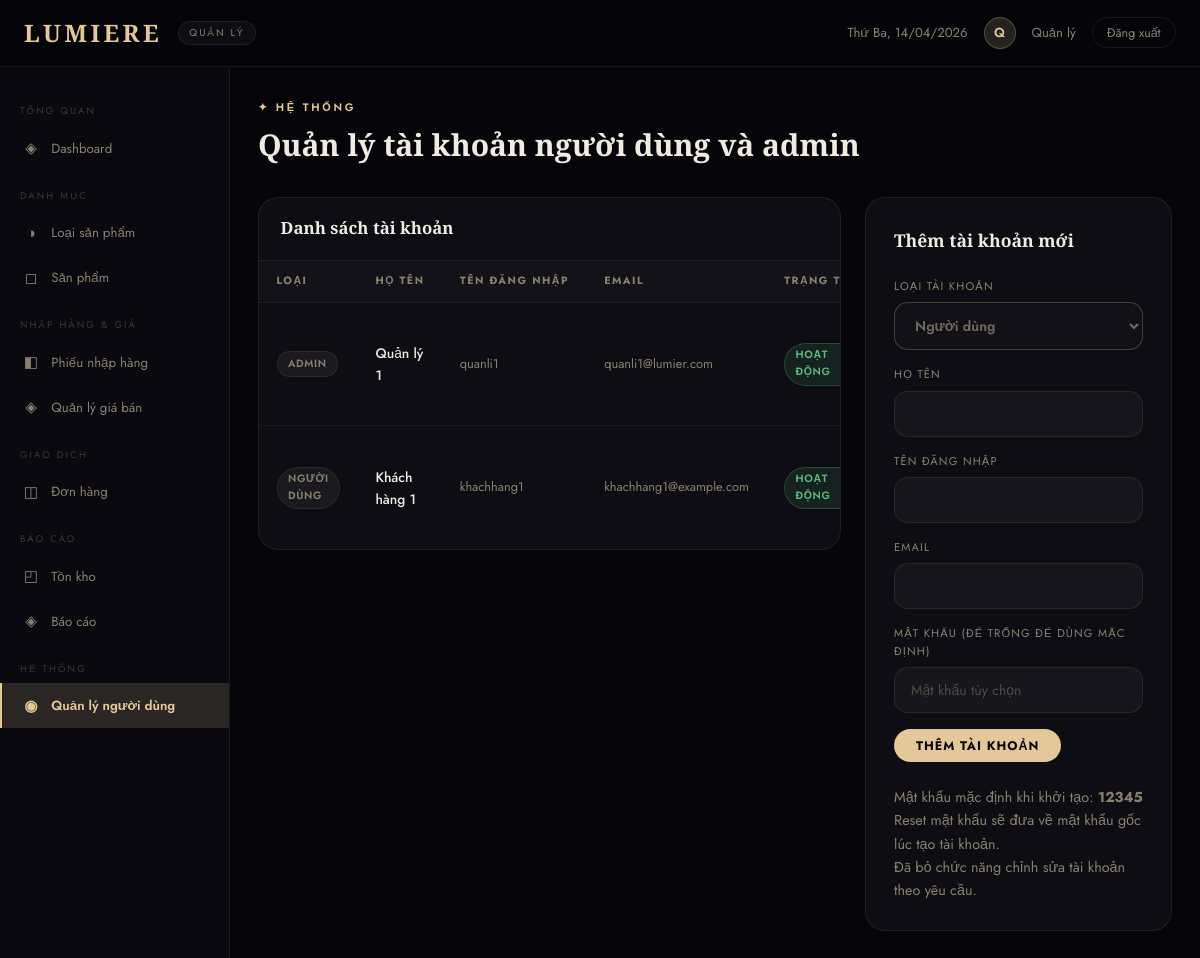
Screenshot of /admin/index.php?page=users (signed in) with the database file from the repository.
### tables this page shows
CREATE TABLE `users` (
  `id` INT UNSIGNED NOT NULL AUTO_INCREMENT PRIMARY KEY,
  `full_name` VARCHAR(255) NOT NULL,
  `username` VARCHAR(100) NOT NULL UNIQUE,
  `email` VARCHAR(255) NOT NULL UNIQUE,
  `password_hash` VARCHAR(255) NOT NULL,
  `original_password` VARCHAR(255) DEFAULT NULL,
  `phone` VARCHAR(20) DEFAULT NULL,
  `address` TEXT DEFAULT NULL,
  `ward` VARCHAR(100) DEFAULT NULL,
  `district` VARCHAR(100) DEFAULT NULL,
  `city` VARCHAR(100) DEFAULT NULL,
  `status` ENUM('active', 'locked', 'inactive') DEFAULT 'active',
  `created_at` TIMESTAMP DEFAULT CURRENT_TIMESTAMP,
  `updated_at` TIMESTAMP DEFAULT CURRENT_TIMESTAMP ON UPDATE CURRENT_TIMESTAMP,
  INDEX `idx_username` (`username`),
  INDEX `idx_email` (`email`),
  INDEX `idx_status` (`status`)
);

### admin/admin-users.php (the view, shortened to what this page needs)
<?php
require_once __DIR__ . '/../setup_db.php';
    ?>
    <?php
$defaultPassword = '12345';
$customerUsers = $pdo->query("SELECT id, full_name, username, email, status, created_at, 'customer' AS account_scope FROM users ORDER BY id DESC")->fetchAll(PDO::FETCH_ASSOC);
$adminUsers = $pdo->query("SELECT id, full_name, username, email, status, created_at, 'admin' AS account_scope FROM admin_users ORDER BY id DESC")->fetchAll(PDO::FETCH_ASSOC);
$accounts = array_merge($adminUsers, $customerUsers);
usort($accounts, static function (array $a, array $b): int {
    return strcmp((string)($b['created_at'] ?? ''), (string)($a['created_at'] ?? ''));
});
function accountScopeLabel(string $scope): string
{
    return $scope === 'admin' ? 'Admin' : 'Người dùng';
}
function statusLabel(string $status, string $scope): string
{
    if ($scope === 'admin') {
        return $status === 'active' ? 'Hoạt động' : 'Đã khóa';
    }
    return in_array($status, ['active'], true) ? 'Hoạt động' : 'Đã khóa';
}
function statusBadge(string $status, string $scope): string
{
    if ($scope === 'admin') {
        return $status === 'active' ? 'badge-success' : 'badge-danger';
    }
    return in_array($status, ['active'], true) ? 'badge-success' : 'badge-danger';
}
?>
<section class="admin-page<?php echo ($page === 'users') ? ' active' : ''; ?>" id="page-users">
    <div class="page-header">
        <div class="page-header-left">
            <span class="eyebrow">✦ Hệ thống</span>
            <h1>Quản lý tài khoản người dùng và admin</h1>
        </div>
    </div>
    <div style="display: grid; grid-template-columns: 1.9fr 1fr; gap: 1.5rem; align-items: start;">
        <div class="table-wrap">
            <div class="table-toolbar">
                <h3>Danh sách tài khoản</h3>
            </div>
            <table>
                <thead>
                    <tr>
                        <th>Loại</th>
                        <th>Họ tên</th>
                        <th>Tên đăng nhập</th>
                        <th>Email</th>
                        <th>Trạng thái</th>
                    </tr>
                </thead>
                <tbody>
                    <?php if (empty($accounts)): ?>
                        <tr>
                            <td colspan="7" class="td-muted" style="text-align:center;">Chưa có tài khoản nào.</td>
                        </tr>
                    <?php else: ?>
                        <?php foreach ($accounts as $acc): ?>
                            <?php $scope = (string)($acc['account_scope'] ?? 'customer'); ?>
                            <tr>
                                <td><span class="badge badge-muted"><?php echo htmlspecialchars(accountScopeLabel($scope)); ?></span></td>
                                <td class="td-name"><?php echo htmlspecialchars((string)($acc['full_name'] ?? '')); ?></td>
                                <td class="td-muted"><?php echo htmlspecialchars((string)($acc['username'] ?? '')); ?></td>
                                <td class="td-muted"><?php echo htmlspecialchars((string)($acc['email'] ?? '')); ?></td>
                                <td><span class="badge <?php echo statusBadge((string)($acc['status'] ?? ''), $scope); ?>"><?php echo htmlspecialchars(statusLabel((string)($acc['status'] ?? ''), $scope)); ?></span></td>
                            </tr>
                        <?php endforeach; ?>
                    <?php endif; ?>
                </tbody>
            </table>
        </div>
        <div class="table-wrap" style="padding: 1.75rem;">
            <h3 style="font-family: 'Playfair Display', serif; font-size: 1.1rem; margin-bottom: 1.5rem;">Thêm tài khoản mới</h3>
            <form method="post">
                <div class="form-row">
                    <div class="form-group">
                        <label>Loại tài khoản</label>
                        <select class="form-control" name="account_scope">
                            <option value="customer">Người dùng</option>
                        </select>
                    </div>
                </div>
                <div class="form-row">
                    <div class="form-group">
                        <label>Họ tên</label>
                        <input class="form-control" name="fullname" type="text" required />
                    </div>
                </div>
                <div class="form-row">
                    <div class="form-group">
                        <label>Tên đăng nhập</label>
                        <input class="form-control" name="username" type="text" required />
                    </div>
                </div>
                <div class="form-row">
                    <div class="form-group">
                        <label>Email</label>
                        <input class="form-control" name="email" type="email" required />
                    </div>
                </div>
                <div class="form-row">
                    <div class="form-group">
                        <label>Mật khẩu (để trống để dùng mặc định)</label>
                        <input class="form-control" name="password" type="text" placeholder="Mật khẩu tùy chọn" />
                    </div>
                </div>
                <button type="submit" name="add_user" class="btn btn-gold">Thêm tài khoản</button>
            </form>
            <div style="margin-top: 1.5rem; font-size: 0.9rem; color: var(--muted);">
                <p>Mật khẩu mặc định khi khởi tạo: <strong><?php echo htmlspecialchars($defaultPassword); ?></strong></p>
                <p>Reset mật khẩu sẽ đưa về mật khẩu gốc lúc tạo tài khoản.</p>
                <p>Đã bỏ chức năng chỉnh sửa tài khoản theo yêu cầu.</p>
            </div>
        </div>
    </div>
</section>

### frontend/styles/admin.css (style rules this page uses)
:root { --bg: #06060a; --surface: rgba(14, 14, 20, 0.97); --text: #f0ebe2; --muted: #8a8070; --gold: #e5c899; --gold-light: rgba(229, 200, 153, 0.15); --gold-glow: rgba(229, 200, 153, 0.3); --border: rgba(255, 255, 255, 0.07); --border-gold: rgba(229, 200, 153, 0.25); --radius: 1.25rem; --danger: #e05555; --danger-light: rgba(224, 85, 85, 0.12); --success: #5eb87c; --success-light: rgba(94, 184, 124, 0.12); --warning: #e0a935; --warning-light: rgba(224, 169, 53, 0.12); --sidebar-w: 230px; }
*, *::before, *::after { box-sizing: border-box; margin: 0; padding: 0; }
html { scroll-behavior: smooth; }
body { font-family: "Jost", sans-serif; background: var(--bg); color: var(--text); min-height: 100vh; line-height: 1.6; }
.admin-page { display: none; }
.admin-page.active { display: block; animation: fadeIn 0.25s ease; }
.page-header { display: flex; align-items: flex-end; justify-content: space-between; margin-bottom: 1.75rem; flex-wrap: wrap; gap: 1rem; }
.page-header-left .eyebrow { font-size: 0.68rem; letter-spacing: 0.25em; text-transform: uppercase; color: var(--gold); display: block; margin-bottom: 0.3rem; font-weight: 600; }
.page-header-left h1 { font-family: "Playfair Display", serif; font-size: clamp(1.5rem, 2.5vw, 2rem); }
.table-wrap { background: var(--surface); border: 1px solid var(--border); border-radius: var(--radius); overflow: hidden; }
.table-toolbar { display: flex; align-items: center; justify-content: space-between; padding: 1.1rem 1.35rem; border-bottom: 1px solid var(--border); gap: 1rem; flex-wrap: wrap; }
.table-toolbar h3 { font-family: "Playfair Display", serif; font-size: 1.05rem; }
table { width: 100%; border-collapse: collapse; }
thead th { padding: 0.75rem 1.1rem; font-size: 0.66rem; letter-spacing: 0.14em; text-transform: uppercase; color: var(--muted); text-align: left; background: rgba(255, 255, 255, 0.02); border-bottom: 1px solid var(--border); white-space: nowrap; }
tbody tr { border-bottom: 1px solid rgba(255, 255, 255, 0.04); transition: background 0.15s; }
tbody tr:last-child { border-bottom: none; }
tbody td { padding: 0.9rem 1.1rem; font-size: 0.86rem; vertical-align: middle; }
.td-muted { color: var(--muted); font-size: 0.8rem; }
.td-name { font-weight: 500; }
.badge { display: inline-flex; align-items: center; padding: 0.22rem 0.65rem; border-radius: 999px; font-size: 0.66rem; font-weight: 600; letter-spacing: 0.06em; text-transform: uppercase; }
.badge-success { background: var(--success-light); color: var(--success); border: 1px solid rgba(94, 184, 124, 0.25); }
.badge-muted { background: rgba(255, 255, 255, 0.05); color: var(--muted); border: 1px solid var(--border); }
.btn { display: inline-flex; align-items: center; gap: 0.35rem; border-radius: 999px; padding: 0.58rem 1.3rem; border: 1px solid transparent; cursor: pointer; font: 500 0.78rem/1 "Jost", sans-serif; letter-spacing: 0.08em; text-transform: uppercase; transition: all 0.2s; }
.btn-gold { background: var(--gold); color: #080808; font-weight: 700; }
.form-row { display: grid; gap: 1rem; margin-bottom: 1rem; }
.form-group label { display: block; font-size: 0.7rem; letter-spacing: 0.1em; text-transform: uppercase; color: var(--muted); margin-bottom: 0.4rem; }
.form-control { width: 100%; padding: 0.75rem 1rem; background: rgba(255, 255, 255, 0.04); border: 1px solid var(--border); border-radius: 0.85rem; color: var(--text); font: 0.88rem "Jost", sans-serif; outline: none; transition: border-color 0.2s, box-shadow 0.2s; }
.form-control:read-only { background: rgba(255, 255, 255, 0.02); border-color: rgba(201, 169, 110, 0.3); color: rgba(138, 128, 112, 0.8); cursor: not-allowed; }
.form-control::placeholder { color: rgba(138, 128, 112, 0.5); }
select.form-control { color: var(--gold); font-weight: 600; }

### rows the page displays
users: scope "NGƯỜI DÙNG", full_name "Khách hàng 1", username "khachhang1", email "khachhang1@example.com", status "HOẠT ĐỘNG"

### other values shown
accountScopeLabel($scope) "ADMIN"
$acc['full_name'] "Quản lý 1"
$acc['username'] "quanli1"
$acc['email'] "quanli1@lumier.com"
statusLabel((string)($acc['status'] ?? ''), $scope) "HOẠT ĐỘNG"
$defaultPassword "12345"
